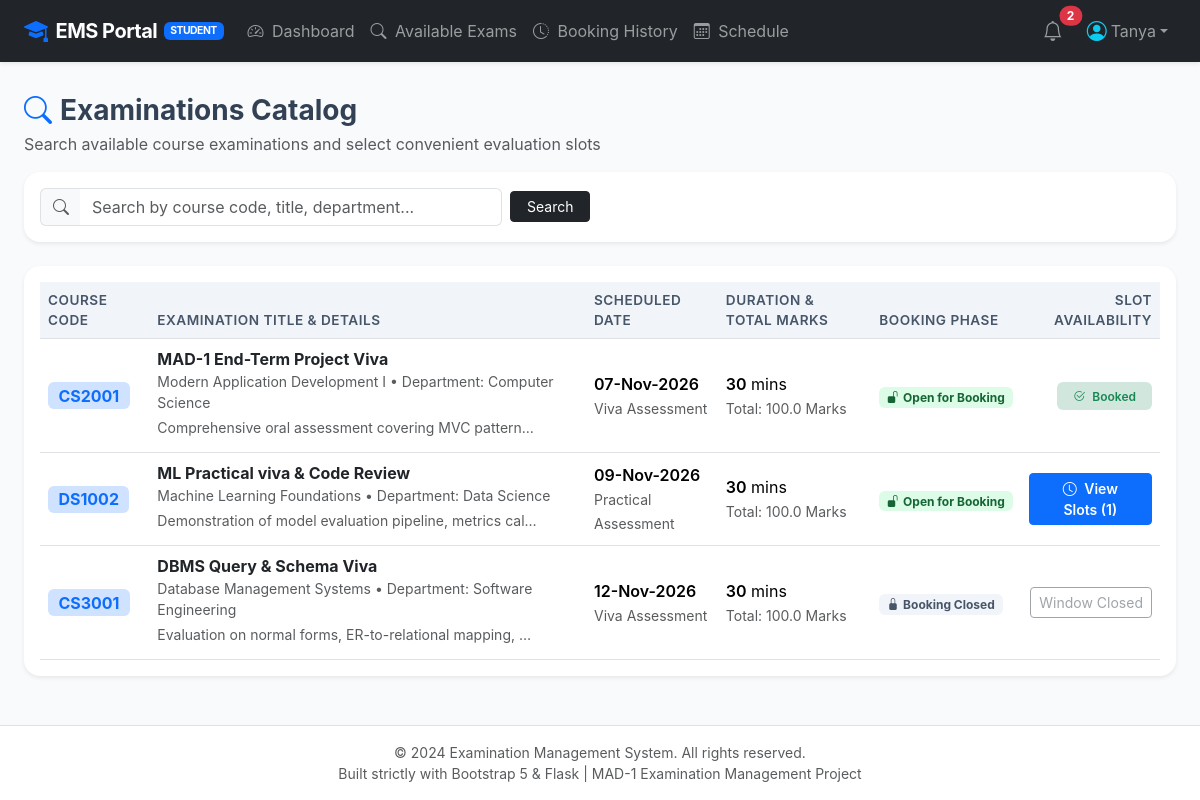
Page /student/examinations (signed in) on the committed database.
### application/models.py (models this page shows, shortened)
class User(UserMixin, db.Model):
    __tablename__ = 'users'
    id = db.Column(db.Integer, primary_key=True)
    username = db.Column(db.String(80), unique=True, nullable=False, index=True)
    email = db.Column(db.String(120), unique=True, nullable=False, index=True)
    password_hash = db.Column(db.String(255), nullable=False)
    role = db.Column(db.String(20), nullable=False)  # 'admin', 'examiner', 'student'
    created_at = db.Column(db.DateTime, default=datetime.utcnow)
    examiner_profile = db.relationship('ExaminerProfile', backref='user', uselist=False, cascade='all, delete-orphan')
    student_profile = db.relationship('StudentProfile', backref='user', uselist=False, cascade='all, delete-orphan')
    notifications = db.relationship('Notification', backref='user', lazy='dynamic', cascade='all, delete-orphan')
    @property
    def is_admin(self):
        return self.role == 'admin'
    @property
    def is_examiner(self):
        return self.role == 'examiner'
    @property
    def is_student(self):
        return self.role == 'student'

class Examination(db.Model):
    __tablename__ = 'examinations'
    id = db.Column(db.Integer, primary_key=True)
    course_id = db.Column(db.Integer, db.ForeignKey('courses.id', ondelete='CASCADE'), nullable=False)
    title = db.Column(db.String(150), nullable=False)
    description = db.Column(db.Text, nullable=True)
    exam_type = db.Column(db.String(50), default='Viva')  # 'Viva', 'Practical', 'Theory', 'Project'
    total_marks = db.Column(db.Float, default=100.0)
    exam_date = db.Column(db.Date, nullable=False)
    duration_minutes = db.Column(db.Integer, default=30)
    slot_creation_open = db.Column(db.Boolean, default=True)
    student_booking_open = db.Column(db.Boolean, default=True)
    assigned_examiner_id = db.Column(db.Integer, db.ForeignKey('examiner_profiles.id', ondelete='SET NULL'), nullable=True)
    status = db.Column(db.String(20), default='Published')  # 'Draft', 'Published', 'Completed'
    created_at = db.Column(db.DateTime, default=datetime.utcnow)
    rubrics = db.relationship('ExaminationRubric', backref='examination', lazy='dynamic', cascade='all, delete-orphan')
    slots = db.relationship('ExaminationSlot', backref='examination', lazy='dynamic', cascade='all, delete-orphan')
    bookings = db.relationship('Booking', backref='examination', lazy='dynamic', cascade='all, delete-orphan')

class Course(db.Model):
    __tablename__ = 'courses'
    id = db.Column(db.Integer, primary_key=True)
    code = db.Column(db.String(20), unique=True, nullable=False, index=True)
    name = db.Column(db.String(150), nullable=False)
    description = db.Column(db.Text, nullable=True)
    department = db.Column(db.String(100), nullable=False)
    credits = db.Column(db.Integer, default=4)
    created_at = db.Column(db.DateTime, default=datetime.utcnow)
    examinations = db.relationship('Examination', backref='course', lazy='dynamic', cascade='all, delete-orphan')

### application/controllers/student.py (the view, shortened to what this page needs)
@student_bp.route('/examinations')
def examinations():
    search_query = request.args.get('q', '').strip()
    profile = current_user.student_profile
    query = Examination.query.join(Course).filter(Examination.status == 'Published')
    exams = query.order_by(Examination.exam_date.asc()).all()
    booked_exam_ids = {
        b.exam_id for b in profile.bookings
        if b.status in ['Booked', 'Rescheduled', 'Completed']
    }
    return render_template(
        'student/examinations.html',
        examinations=exams,
        search_query=search_query,
        booked_exam_ids=booked_exam_ids
    )

### application/__init__.py (called while the page is built)
@login_manager.user_loader
def load_user(user_id):
    try:
        return User.query.get(int(user_id))
    except (TypeError, ValueError):
        return None

### application/controllers/student.py (called while the page is built)
@student_bp.before_request
@login_required
@student_required
def check_student():
    pass

### application/templates/student/examinations.html (shortened to what this page needs)
{% extends "base.html" %}
{% block content %}
<div class="d-flex justify-content-between align-items-center mb-3 flex-wrap gap-2">
    <div>
        <h3 class="fw-bold mb-1"><i class="bi bi-search text-primary me-2"></i>Examinations Catalog</h3>
        <p class="text-muted mb-0">Search available course examinations and select convenient evaluation slots</p>
    </div>
</div>
<div class="card border-0 shadow-sm rounded-4 mb-4 bg-white">
    <div class="card-body p-3">
        <form method="GET" action="{{ url_for('student.examinations') }}" class="row g-2 align-items-center">
            <div class="col-md-6 col-lg-5">
                <div class="input-group">
                    <span class="input-group-text bg-light border-end-0"><i class="bi bi-search text-muted"></i></span>
                    <input type="text" class="form-control border-start-0" name="q" value="{{ search_query or '' }}" placeholder="Search by course code, title, department..." data-table-search="studentExamsTable">
                </div>
            </div>
            <div class="col-auto">
                <button type="submit" class="btn btn-dark btn-sm px-3">Search</button>
            </div>
        </form>
    </div>
</div>
<div class="card border-0 shadow-sm rounded-4 bg-white">
    <div class="card-body p-3">
        <div class="table-responsive">
            <table class="table table-hover table-custom mb-0" id="studentExamsTable">
                <thead>
                    <tr>
                        <th>Course Code</th>
                        <th>Examination Title & Details</th>
                        <th>Scheduled Date</th>
                        <th>Duration & Total Marks</th>
                        <th>Booking Phase</th>
                        <th class="text-end">Slot Availability</th>
                    </tr>
                </thead>
                <tbody>
                    {% if examinations %}
                        {% for ex in examinations %}
                        <tr>
                            <td><span class="badge bg-primary-subtle text-primary fw-bold fs-6">{{ ex.course.code }}</span></td>
                            <td>
                                <div class="fw-bold text-dark">{{ ex.title }}</div>
                                <div class="small text-muted">{{ ex.course.name }} &bull; Department: {{ ex.course.department }}</div>
                                {% if ex.description %}
                                    <small class="text-muted text-truncate d-inline-block mt-1" style="max-width: 380px;">{{ ex.description }}</small>
                                {% endif %}
                            </td>
                            <td>
                                <div class="fw-semibold">{{ ex.exam_date.strftime('%d-%b-%Y') }}</div>
                                <small class="text-muted">{{ ex.exam_type }} Assessment</small>
                            </td>
                            <td>
                                <div><span class="fw-semibold">{{ ex.duration_minutes }}</span> mins</div>
                                <small class="text-muted">Total: {{ ex.total_marks }} Marks</small>
                            </td>
                            <td>
                                {% if ex.student_booking_open %}
                                    <span class="badge badge-soft-success"><i class="bi bi-unlock-fill me-1"></i>Open for Booking</span>
                                {% else %}
                                    <span class="badge badge-soft-secondary"><i class="bi bi-lock-fill me-1"></i>Booking Closed</span>
                                {% endif %}
                            </td>
                            <td class="text-end">
                                {% if ex.id in booked_exam_ids %}
                                    <span class="badge bg-success-subtle text-success py-2 px-3 fw-semibold">
                                        <i class="bi bi-check2-circle me-1"></i> Booked
                                    </span>
                                {% elif ex.student_booking_open %}
                                    <a href="{{ url_for('student.exam_slots', exam_id=ex.id) }}" class="btn btn-primary btn-sm px-3 fw-semibold">
                                        <i class="bi bi-clock me-1"></i> View Slots ({{ ex.slots.count() }})
                                    </a>
                                {% else %}
                                    <button class="btn btn-outline-secondary btn-sm" disabled>Window Closed</button>
                                {% endif %}
                            </td>
                        </tr>
                        {% endfor %}
                    {% endif %}
                </tbody>
            </table>
        </div>
    </div>
</div>
{% endblock %}

### application/templates/base.html (shortened to what this page needs)
<!DOCTYPE html>
<html lang="en">
<head>
    <link href="https://cdn.jsdelivr.net/npm/bootstrap@5.3.3/dist/css/bootstrap.min.css" rel="stylesheet">
    <link rel="stylesheet" href="https://cdn.jsdelivr.net/npm/bootstrap-icons@1.11.3/font/bootstrap-icons.min.css">
    <link rel="stylesheet" href="{{ url_for('static', filename='css/style.css') }}">
</head>
<body>
    <nav class="navbar navbar-expand-lg navbar-dark bg-dark sticky-top shadow-sm py-2">
        <div class="container-fluid px-lg-4">
            <a class="navbar-brand d-flex align-items-center" href="{{ url_for('auth.index') }}">
                <i class="bi bi-mortarboard-fill text-primary me-2 fs-4"></i>
                <span>EMS Portal</span>
                {% if current_user.is_authenticated %}
                    <span class="badge bg-primary brand-badge text-uppercase">{{ current_user.role }}</span>
                {% endif %}
            </a>
            <div class="collapse navbar-collapse" id="emsNavbar">
                <ul class="navbar-nav me-auto mb-2 mb-lg-0">
                    {% if current_user.is_authenticated %}
                        {% if current_user.is_admin %}
                            <li class="nav-item">
                                <a class="nav-link" href="{{ url_for('admin.dashboard') }}"><i class="bi bi-speedometer2 me-1"></i> Dashboard</a>
                            </li>
                            <li class="nav-item">
                                <a class="nav-link" href="{{ url_for('admin.courses') }}"><i class="bi bi-journal-bookmark me-1"></i> Courses</a>
                            </li>
                            <li class="nav-item">
                                <a class="nav-link" href="{{ url_for('admin.examinations') }}"><i class="bi bi-file-earmark-text me-1"></i> Examinations</a>
                            </li>
                            <li class="nav-item">
                                <a class="nav-link" href="{{ url_for('admin.examiners') }}"><i class="bi bi-person-badge me-1"></i> Examiners</a>
                            </li>
                            <li class="nav-item">
                                <a class="nav-link" href="{{ url_for('admin.students') }}"><i class="bi bi-people me-1"></i> Students</a>
                            </li>
                            <li class="nav-item">
                                <a class="nav-link" href="{{ url_for('admin.slots') }}"><i class="bi bi-clock me-1"></i> Slots</a>
                            </li>
                            <li class="nav-item">
                                <a class="nav-link" href="{{ url_for('admin.bookings') }}"><i class="bi bi-calendar-check me-1"></i> Bookings</a>
                            </li>
                            <li class="nav-item">
                                <a class="nav-link" href="{{ url_for('admin.historical') }}"><i class="bi bi-archive me-1"></i> History</a>
                            </li>
                        {% elif current_user.is_student %}
                            <li class="nav-item">
                                <a class="nav-link" href="{{ url_for('student.dashboard') }}"><i class="bi bi-speedometer2 me-1"></i> Dashboard</a>
                            </li>
                            <li class="nav-item">
                                <a class="nav-link" href="{{ url_for('student.examinations') }}"><i class="bi bi-search me-1"></i> Available Exams</a>
                            </li>
                            <li class="nav-item">
                                <a class="nav-link" href="{{ url_for('student.booking_history') }}"><i class="bi bi-clock-history me-1"></i> Booking History</a>
                            </li>
                            <li class="nav-item">
                                <a class="nav-link" href="{{ url_for('student.schedule') }}"><i class="bi bi-calendar3 me-1"></i> Schedule</a>
                            </li>
                        {% endif %}
                    {% else %}
                        <li class="nav-item">
                            <a class="nav-link" href="{{ url_for('auth.index') }}">Home</a>
                        </li>
                    {% endif %}
                </ul>
                <ul class="navbar-nav ms-auto align-items-lg-center">
                    {% if current_user.is_authenticated %}
                        <li class="nav-item me-2">
                            <a class="nav-link position-relative" href="{{ url_for('notifications.index') }}" title="Notifications">
                                <i class="bi bi-bell fs-5"></i>
                                {% if unread_notifications_count > 0 %}
                                    <span class="position-absolute top-1 start-100 translate-middle badge rounded-pill bg-danger">
                                        {{ unread_notifications_count }}
                                    </span>
                                {% endif %}
                            </a>
                        </li>
                        <li class="nav-item dropdown">
                            <a class="nav-link dropdown-toggle d-flex align-items-center" href="#" id="userDropdown" role="button" data-bs-toggle="dropdown" aria-expanded="false">
                                <i class="bi bi-person-circle fs-5 me-1 text-info"></i>
                                <span>{{ current_user.username }}</span>
                            </a>
                        </li>
                    {% endif %}
                </ul>
            </div>
        </div>
    </nav>
    <main class="container-fluid px-lg-4 py-3">
        {% block content %}{% endblock %}
    </main>
    <footer class="bg-white border-top py-3 text-center text-muted small mt-auto">
        <div class="container">
            <div>&copy; 2024 Examination Management System. All rights reserved.</div>
            <div>Built strictly with Bootstrap 5 & Flask | MAD-1 Examination Management Project</div>
        </div>
    </footer>
</body>
</html>

### application/static/css/style.css (style rules this page uses)
:root { --ems-primary: #1e3a8a; --ems-secondary: #0ea5e9; --ems-dark: #0f172a; --ems-light: #f8fafc; --ems-border: #e2e8f0; }
body { background-color: #f8fafc; font-family: -apple-system, BlinkMacSystemFont, "Segoe UI", Roboto, "Helvetica Neue", Arial, sans-serif; color: #334155; min-height: 100vh; display: flex; flex-direction: column; }
main { flex: 1 0 auto; }
footer { flex-shrink: 0; }
.navbar-brand { font-weight: 700; letter-spacing: -0.5px; }
.brand-badge { font-size: 0.65rem; vertical-align: middle; margin-left: 0.4rem; }
.table-custom th { background-color: #f1f5f9; color: #475569; font-weight: 600; font-size: 0.85rem; text-transform: uppercase; letter-spacing: 0.5px; border-top: none; }
.table-custom td { vertical-align: middle; }
.badge-soft-success { background-color: #dcfce7; color: #166534; }
.badge-soft-secondary { background-color: #f1f5f9; color: #475569; }

### rows in the picture
User: role "STUDENT", username "Tanya"
Examination: course.code "CS2001", title "MAD-1 End-Term Project Viva", course.name "Modern Application Development I", course.department "Computer Science", description "Comprehensive oral assessment covering MVC pattern…", exam_date "07-Nov-2026", exam_type "Viva", duration_minutes "30", total_marks "100.0", student_booking_open True (drawn), shows "Booked"
Examination: course.code "DS1002", title "ML Practical viva & Code Review", course.name "Machine Learning Foundations", course.department "Data Science", description "Demonstration of model evaluation pipeline, metrics cal…", exam_date "09-Nov-2026", exam_type "Practical", duration_minutes "30", total_marks "100.0", student_booking_open True (drawn), slots.count "1"
Examination: course.code "CS3001", title "DBMS Query & Schema Viva", course.name "Database Management Systems", course.department "Software Engineering", description "Evaluation on normal forms, ER-to-relational mapping,…", exam_date "12-Nov-2026", exam_type "Viva", duration_minutes "30", total_marks "100.0", student_booking_open False (drawn)

### other values in the picture
{{ unread_notifications_count }} "2"
